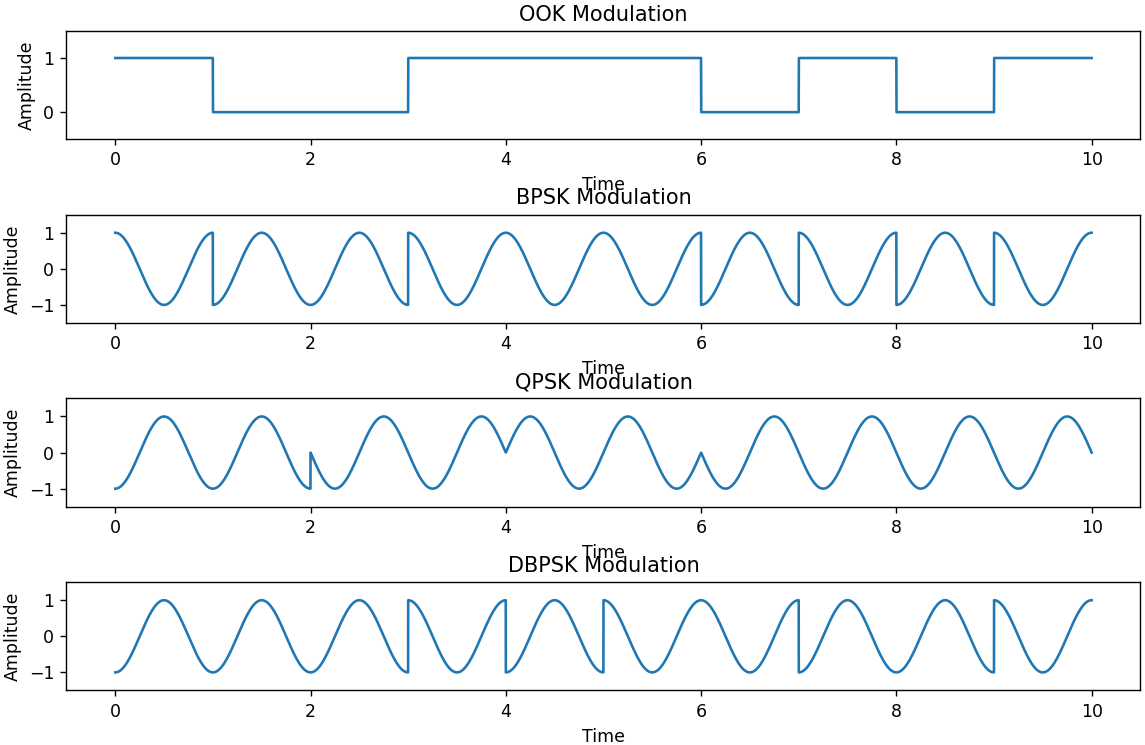

This chart was generated by the following Python code:
import numpy as np
import matplotlib.pyplot as plt

# Define parameters
binary_sequence = "1001110101"
A = 1  # Carrier amplitude
T = 1  # Bit period

# Carrier frequency
carrier_freq = 1 / T

# Time axis
t = np.linspace(0, len(binary_sequence) * T, 1000 * len(binary_sequence))

# Modulated signals
modulated_ook = np.zeros_like(t)
modulated_bpsk = np.zeros_like(t)
modulated_qpsk = np.zeros_like(t)
modulated_dbpsk = np.zeros_like(t)

# Modulation schemes
for i, bit in enumerate(binary_sequence):
    # OOK modulation
    modulated_ook[i * 1000 : (i + 1) * 1000] = A if bit == '1' else 0
    
    # BPSK modulation
    phase_shift = 0 if bit == '1' else np.pi
    modulated_bpsk[i * 1000 : (i + 1) * 1000] = A * np.cos(2 * np.pi * carrier_freq * t[i * 1000 : (i + 1) * 1000] + phase_shift)
    
    # QPSK modulation
    if i % 2 == 0:  # Grouping bits into pairs
        bit_pair = binary_sequence[i:i+2]
        if bit_pair == '00':
            phase_shift = 0
        elif bit_pair == '01':
            phase_shift = np.pi / 2
        elif bit_pair == '10':
            phase_shift = np.pi
        elif bit_pair == '11':
            phase_shift = 3 * np.pi / 2
        modulated_qpsk[i * 1000 : (i + 1) * 1000] = A * np.cos(2 * np.pi * carrier_freq * t[i * 1000 : (i + 1) * 1000] + phase_shift)
    else:
        # Copy previous modulated signal for non-data intervals
        modulated_qpsk[i * 1000 : (i + 1) * 1000] = modulated_qpsk[(i - 1) * 1000 : i * 1000]
    
    # DBPSK modulation
    if i == 0:
        prev_phase = 0
    else:
        prev_phase = np.arctan2(np.imag(modulated_dbpsk[(i - 1) * 1000]), np.real(modulated_dbpsk[(i - 1) * 1000]))
    phase_shift = 0 if bit == '0' else np.pi
    modulated_dbpsk[i * 1000 : (i + 1) * 1000] = A * np.cos(2 * np.pi * carrier_freq * t[i * 1000 : (i + 1) * 1000] + prev_phase + phase_shift)

# Plotting
plt.figure(figsize=(12, 8))

plt.subplot(411)
plt.plot(t, modulated_ook)
plt.title('OOK Modulation')
plt.ylim(-0.5, 1.5)
plt.xlabel('Time')
plt.ylabel('Amplitude')

plt.subplot(412)
plt.plot(t, modulated_bpsk)
plt.title('BPSK Modulation')
plt.ylim(-1.5, 1.5)
plt.xlabel('Time')
plt.ylabel('Amplitude')

plt.subplot(413)
plt.plot(t, modulated_qpsk)
plt.title('QPSK Modulation')
plt.ylim(-1.5, 1.5)
plt.xlabel('Time')
plt.ylabel('Amplitude')

plt.subplot(414)
plt.plot(t, modulated_dbpsk)
plt.title('DBPSK Modulation')
plt.ylim(-1.5, 1.5)
plt.xlabel('Time')
plt.ylabel('Amplitude')

plt.tight_layout()
plt.show()
